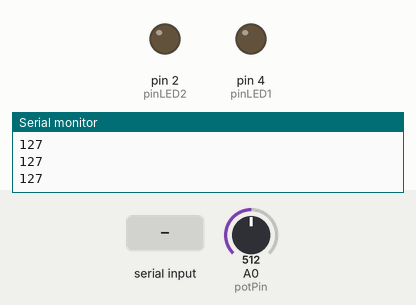
A sketch run on a simulated Arduino Uno, built with avr-gcc and run on an emulated ATmega328P. On the bench: output pins drawn as LEDs (lit = HIGH), the last lines printed to the serial monitor. The test bench sets the inputs (shaded band); at power-on: A0 (potPin) = 512.

Above: at 1.2 s.
1.3 s: "30,150\n" received over Serial
At 2.0 s:
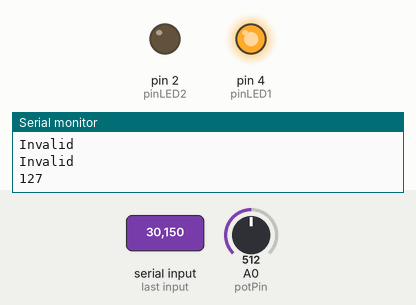
3.0 s: "2\n" received over Serial
At 4.2 s:
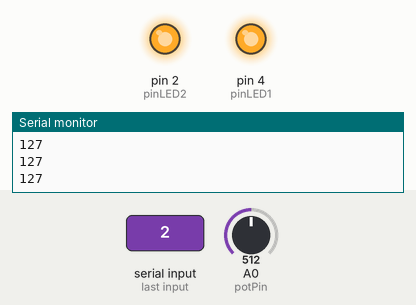
4.5 s: "1\n" received over Serial
At 5.7 s:
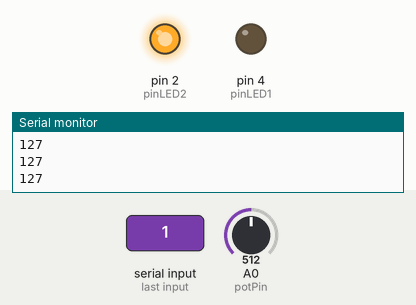
6.0 s: "200\n" received over Serial
At 7.2 s:
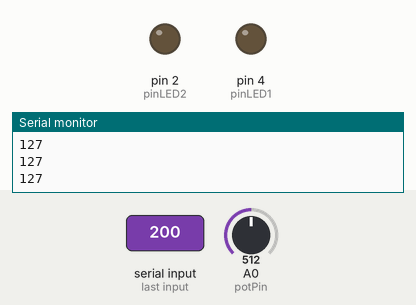
Timing chart, 0 to 8.5 s (numbered marks = the images above; inputs shaded):
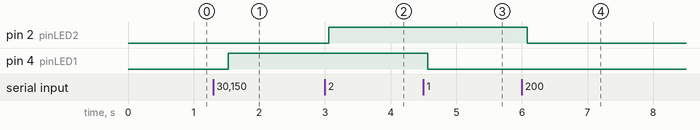

Measured:
- after the input at 1.3 s, pin 4 (pinLED1): LOW → HIGH after 0.23 s
- after the input at 3.0 s, pin 2 (pinLED2): LOW → HIGH after 0.06 s
- after the input at 4.5 s, pin 4 (pinLED1): HIGH → LOW after 0.07 s
- after the input at 6.0 s, pin 2 (pinLED2): HIGH → LOW after 0.08 s

The sketch:

processing101.ino
```cpp
char charSerial;
int valSerial;

int pinLED1 = 4;
int pinLED2 = 2;
int pinLED1status = 0;
int pinLED2status = 0;

int potPin = 0;
int potVal = 0;
void setup() {
  // put your setup code here, to run once:
  Serial.begin(9600);
  valSerial = 0;
  pinMode(pinLED1, OUTPUT);
  pinMode(pinLED2, OUTPUT);
}

void loop() {
  while (Serial.available() == 0){
    potVal = map(analogRead(potPin), 0, 1023, 0, 255);
    //Serial.print("potVal ");
    Serial.println(potVal);
    delay(500);
  }
  charSerial = (char)Serial.read();
  valSerial = charSerial - '0';
  //Serial.println(valSerial);
  if (valSerial == 1){
    pinLED1status = setLEDStatus(pinLED1, pinLED1status);
  }
  else if (valSerial == 2){
    pinLED2status = setLEDStatus(pinLED2, pinLED2status);
  }else{
    Serial.println("Invalid");
  }
  Serial.flush();
}

int setLEDStatus(int pinNo, int pinStatus){
   if (pinStatus){
      digitalWrite(pinNo, LOW);
      pinStatus = 0;
    }else{
      digitalWrite(pinNo, HIGH);
      pinStatus = 1;
    }
    return pinStatus;
}
```
